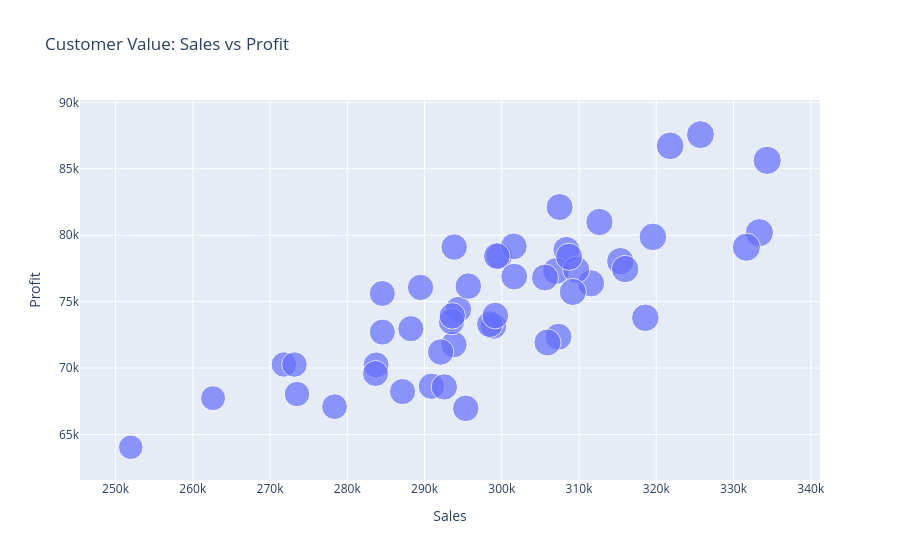

Here is the notebook cell this chart was saved with:
### Code cell
#Customer Value Matrix- Customer Sales vs Customer Profit
#Which customers generate both high sales and high profit?
customer_value = (
    df.groupby("Customer Name")
    .agg(
        Sales=("Sales", "sum"),
        Profit=("Profit", "sum")
    )
    .reset_index()
)

fig = px.scatter(
    customer_value,
    x="Sales",
    y="Profit",
    hover_name="Customer Name",
    size="Sales",
    title="Customer Value: Sales vs Profit"
)

fig.show()

### Figure 1 — Plotly figure (JSON) as saved in the notebook; plotly's stock layout.template omitted (floating-point values rounded to 4 significant figures)
{"data": [{"hovertemplate": "<b>%{hovertext}</b><br><br>Sales=%{marker.size}<br>Profit=%{y}<extra></extra>", "hovertext": ["Adavan", "Aditi", "Akash", "Alan", "Amrish", "Amy", "Anu", "Arutra", "Arvind", "Esther", "Ganesh", "Hafiz", "Harish", "Haseena", "Hussain", "Jackson", "James", "Jonas", "Komal", "Krithika", "Kumar", "Malik", "Mathew", "Muneer", "Peer", "Ram", "Ramesh", "Ravi", "Ridhesh", "Roshan", "Rumaiza", "Sabeela", "Shah", "Sharon", "Sheeba", "Shree", "Sudeep", "Sudha", "Sundar", "Suresh", "Surya", "Veena", "Verma", "Veronica", "Vidya", "Vince", "Vinne", "Willams", "Yadav", "Yusuf"], "legendgroup": "", "marker": {"color": "#636efa", "size": [315341, 299674, 307488, 294397, 333351, 301558, 283735, 325720, 293802, 283656, 278349, 251965, 293839, 298924, 307337, 271793, 305915, 293489, 295671, 334361, 262623, 290884, 308376, 311553, 307026, 295338, 292087, 305591, 309639, 298463, 284534, 288230, 318588, 289486, 308720, 292566, 309196, 273493, 287151, 315973, 312645, 299160, 331665, 301611, 321798, 284536, 319565, 293597, 273162, 299361], "sizemode": "area", "sizeref": 835.9, "symbol": "circle"}, "mode": "markers", "name": "", "orientation": "v", "showlegend": false, "type": "scatter", "x": [315341, 299674, 307488, 294397, 333351, 301558, 283735, 325720, 293802, 283656, 278349, 251965, 293839, 298924, 307337, 271793, 305915, 293489, 295671, 334361, 262623, 290884, 308376, 311553, 307026, 295338, 292087, 305591, 309639, 298463, 284534, 288230, 318588, 289486, 308720, 292566, 309196, 273493, 287151, 315973, 312645, 299160, 331665, 301611, 321798, 284536, 319565, 293597, 273162, 299361], "xaxis": "x", "y": [78040.0, 78440.0, 82120.0, 74410.0, 80190.0, 79160.0, 70240.0, 87570.0, 71770.0, 69590.0, 67090.0, 64040.0, 79110.0, 73170.0, 72350.0, 70270.0, 71930.0, 73500.0, 76170.0, 85630.0, 67730.0, 68630.0, 78890.0, 76380.0, 77310.0, 66970.0, 71210.0, 76820.0, 77410.0, 73300.0, 75620.0, 72960.0, 73790.0, 76070.0, 78380.0, 68580.0, 75730.0, 68040.0, 68230.0, 77450.0, 81000.0, 73950.0, 79100.0, 76880.0, 86730.0, 72710.0, 79870.0, 73930.0, 70260.0, 78430.0], "yaxis": "y"}], "layout": {"autosize": true, "legend": {"itemsizing": "constant", "tracegroupgap": 0}, "title": {"text": "Customer Value: Sales vs Profit"}, "xaxis": {"anchor": "y", "autorange": true, "domain": [0, 1], "range": [245800.0, 340700.0], "title": {"text": "Sales"}, "type": "linear"}, "yaxis": {"anchor": "x", "autorange": true, "domain": [0, 1], "range": [60010.0, 91940.0], "title": {"text": "Profit"}, "type": "linear"}}}
